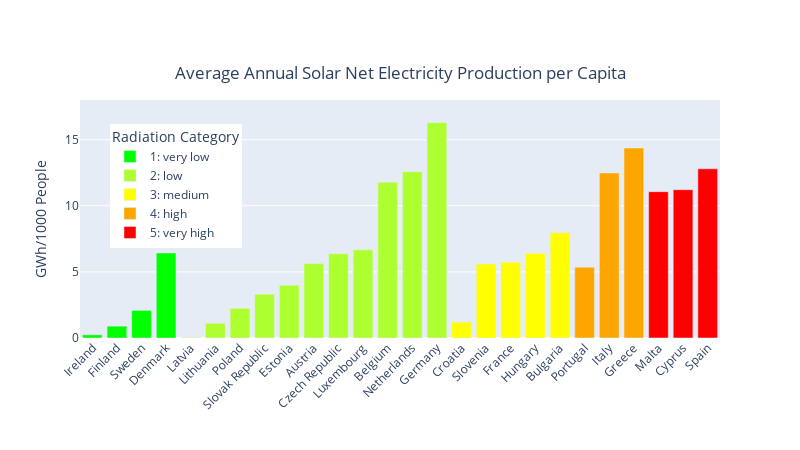

The code cell stored with this chart in its notebook:
### Code cell
fig = px.bar(df_countries.sort_values(['solar_class', 'solar_power_intensity_[GWh_per_1000_capita]']), x='country_name', y='solar_power_intensity_[GWh_per_1000_capita]',
             color='solar_class',
             color_discrete_map=color_dict,
             labels={'solar_class': 'Radiation Category', 'country_code': "Country Code", 'solar_power_intensity_[GWh_per_1000_capita]': 'Solar Electricity Production per 1000 People'},
             title='Average Annual Solar Net Electricity Production per Capita')

fig.update_yaxes(range=[0, 18], title="GWh/1000 People")
fig.update_xaxes(title_text="")
fig.update_layout(height=450, width=800, showlegend=True,
                  title={'y': 0.85, 'x': 0.5, 'xanchor': 'center', 'yanchor': 'top'},
                  legend={'y': 0.9, 'x': 0.15, 'xanchor': 'center', 'yanchor': 'top'})
fig.update_xaxes(tickangle=-45)

fig.show()

### Figure 1 — Plotly figure (JSON) as saved in the notebook; plotly's stock layout.template omitted (floating-point values rounded to 4 significant figures)
{"data": [{"alignmentgroup": "True", "hovertemplate": "Radiation Category=1: very low<br>country_name=%{x}<br>Solar Electricity Production per 1000 People=%{y}<extra></extra>", "legendgroup": "1: very low", "marker": {"color": "#00FF00", "pattern": {"shape": ""}}, "name": "1: very low", "offsetgroup": "1: very low", "orientation": "v", "showlegend": true, "textposition": "auto", "type": "bar", "x": ["Ireland", "Finland", "Sweden", "Denmark"], "xaxis": "x", "y": [0.2435, 0.8982, 2.09, 6.434], "yaxis": "y"}, {"alignmentgroup": "True", "hovertemplate": "Radiation Category=2: low<br>country_name=%{x}<br>Solar Electricity Production per 1000 People=%{y}<extra></extra>", "legendgroup": "2: low", "marker": {"color": "#ADFF2F", "pattern": {"shape": ""}}, "name": "2: low", "offsetgroup": "2: low", "orientation": "v", "showlegend": true, "textposition": "auto", "type": "bar", "x": ["Latvia", "Lithuania", "Poland", "Slovak Republic", "Estonia", "Austria", "Czech Republic", "Luxembourg", "Belgium", "Netherlands", "Germany"], "xaxis": "x", "y": [0.03877, 1.116, 2.24, 3.312, 3.994, 5.644, 6.377, 6.665, 11.78, 12.57, 16.29], "yaxis": "y"}, {"alignmentgroup": "True", "hovertemplate": "Radiation Category=3: medium<br>country_name=%{x}<br>Solar Electricity Production per 1000 People=%{y}<extra></extra>", "legendgroup": "3: medium", "marker": {"color": "#FFFF00", "pattern": {"shape": ""}}, "name": "3: medium", "offsetgroup": "3: medium", "orientation": "v", "showlegend": true, "textposition": "auto", "type": "bar", "x": ["Croatia", "Slovenia", "France", "Hungary", "Bulgaria"], "xaxis": "x", "y": [1.202, 5.592, 5.73, 6.394, 7.965], "yaxis": "y"}, {"alignmentgroup": "True", "hovertemplate": "Radiation Category=4: high<br>country_name=%{x}<br>Solar Electricity Production per 1000 People=%{y}<extra></extra>", "legendgroup": "4: high", "marker": {"color": "#FFA500", "pattern": {"shape": ""}}, "name": "4: high", "offsetgroup": "4: high", "orientation": "v", "showlegend": true, "textposition": "auto", "type": "bar", "x": ["Portugal", "Italy", "Greece"], "xaxis": "x", "y": [5.353, 12.48, 14.37], "yaxis": "y"}, {"alignmentgroup": "True", "hovertemplate": "Radiation Category=5: very high<br>country_name=%{x}<br>Solar Electricity Production per 1000 People=%{y}<extra></extra>", "legendgroup": "5: very high", "marker": {"color": "#FF0000", "pattern": {"shape": ""}}, "name": "5: very high", "offsetgroup": "5: very high", "orientation": "v", "showlegend": true, "textposition": "auto", "type": "bar", "x": ["Malta", "Cyprus", "Spain"], "xaxis": "x", "y": [11.07, 11.22, 12.8], "yaxis": "y"}], "layout": {"barmode": "relative", "height": 450, "legend": {"title": {"text": "Radiation Category"}, "tracegroupgap": 0, "x": 0.15, "xanchor": "center", "y": 0.9, "yanchor": "top"}, "showlegend": true, "title": {"text": "Average Annual Solar Net Electricity Production per Capita", "x": 0.5, "xanchor": "center", "y": 0.85, "yanchor": "top"}, "width": 800, "xaxis": {"anchor": "y", "domain": [0, 1], "tickangle": -45, "title": {"text": ""}}, "yaxis": {"anchor": "x", "domain": [0, 1], "range": [0, 18], "title": {"text": "GWh/1000 People"}}}}
